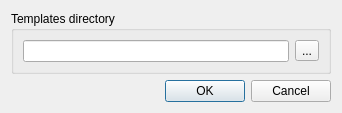
<?xml version="1.0" encoding="UTF-8"?>
<ui version="4.0">
 <class>SettingsDialog</class>
 <widget class="QDialog" name="SettingsDialog">
  <property name="geometry">
   <rect>
    <x>0</x>
    <y>0</y>
    <width>335</width>
    <height>103</height>
   </rect>
  </property>
  <property name="windowTitle">
   <string/>
  </property>
  <layout class="QGridLayout" name="gridLayout">
   <item row="0" column="0">
    <widget class="QGroupBox" name="groupBox">
     <property name="title">
      <string>Templates directory</string>
     </property>
     <layout class="QHBoxLayout" name="horizontalLayout">
      <item>
       <widget class="QLineEdit" name="pathEdit">
        <property name="minimumSize">
         <size>
          <width>266</width>
          <height>0</height>
         </size>
        </property>
       </widget>
      </item>
      <item>
       <widget class="QToolButton" name="pathButton">
        <property name="text">
         <string>...</string>
        </property>
       </widget>
      </item>
     </layout>
    </widget>
   </item>
   <item row="1" column="0">
    <widget class="QDialogButtonBox" name="buttonBox">
     <property name="orientation">
      <enum>Qt::Horizontal</enum>
     </property>
     <property name="standardButtons">
      <set>QDialogButtonBox::Cancel|QDialogButtonBox::Ok</set>
     </property>
    </widget>
   </item>
  </layout>
 </widget>
 <tabstops>
  <tabstop>pathEdit</tabstop>
  <tabstop>pathButton</tabstop>
  <tabstop>buttonBox</tabstop>
 </tabstops>
 <resources/>
 <connections>
  <connection>
   <sender>buttonBox</sender>
   <signal>accepted()</signal>
   <receiver>SettingsDialog</receiver>
   <slot>accept()</slot>
   <hints>
    <hint type="sourcelabel">
     <x>248</x>
     <y>254</y>
    </hint>
    <hint type="destinationlabel">
     <x>157</x>
     <y>274</y>
    </hint>
   </hints>
  </connection>
  <connection>
   <sender>buttonBox</sender>
   <signal>rejected()</signal>
   <receiver>SettingsDialog</receiver>
   <slot>reject()</slot>
   <hints>
    <hint type="sourcelabel">
     <x>316</x>
     <y>260</y>
    </hint>
    <hint type="destinationlabel">
     <x>286</x>
     <y>274</y>
    </hint>
   </hints>
  </connection>
 </connections>
</ui>
